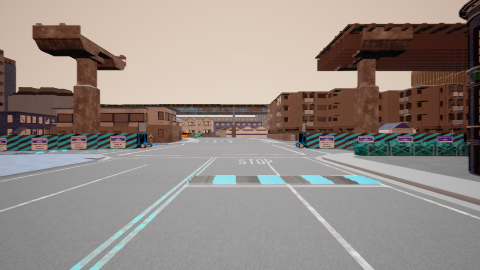
#> input picture lanenet/data/center/160.png, 480 x 270 px; its folder holds only this picture in this run
$ python -i utils_json.py   (imports and definitions only)   (Python 2 division)
#> lines starting #> are read from the running program, lines starting #| are printed output that depends on the picture
import cv2, os
import numpy as np
import matplotlib.image as mpimg
import tensorflow as tf
# from PIL import Image_p
IMAGE_HEIGHT, IMAGE_WIDTH, IMAGE_CHANNELS = 66, 200, 3
INPUT_SHAPE = (IMAGE_HEIGHT, IMAGE_WIDTH, IMAGE_CHANNELS)


# [6 lines left out: function load_image, not called in this run]


def crop(image):
	"""
	Crop the image (removing the sky at the top and the car front at the bottom)
	"""
	return image[60:-25, :, :] # remove the sky and the car front
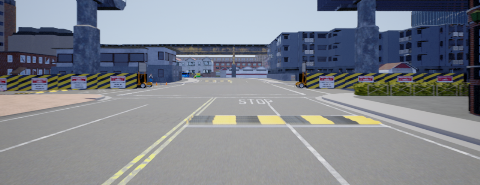
#> returned value: shape (185, 480, 3); mean of channels 0, 1, 2 141.2, 132.8, 128.4; drawn as B, G, R


def resize(image):
	"""
	Resize the image to the input shape used by the network model
	"""
	return cv2.resize(image, (IMAGE_WIDTH, IMAGE_HEIGHT), cv2.INTER_AREA)
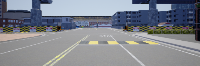
#> returned value: shape (66, 200, 3); mean of channels 0, 1, 2 141, 132.6, 128.3; drawn as B, G, R


def rgb2yuv(image):
	"""
	Convert the image from RGB to YUV (This is what the NVIDIA model does)
	"""
	return cv2.cvtColor(image, cv2.COLOR_RGB2YUV)
#> returned value: shape (66, 200, 3); mean of channels 0, 1, 2 134.6, 124.9, 133.6


def preprocess(image):
	"""
	Combine all preprocess functions into one
	"""
	image = crop(image)
	image = resize(image)
	image = rgb2yuv(image)
	return image


# [205 lines left out: functions choose_image, random_flip, random_translate, random_shadow, random_brightness, augument and 3 more, not called in this run]

>>> import cv2
>>> picture = cv2.cvtColor(cv2.imread('../data/center/160.png'), cv2.COLOR_BGR2RGB)
>>> result = preprocess(picture)
